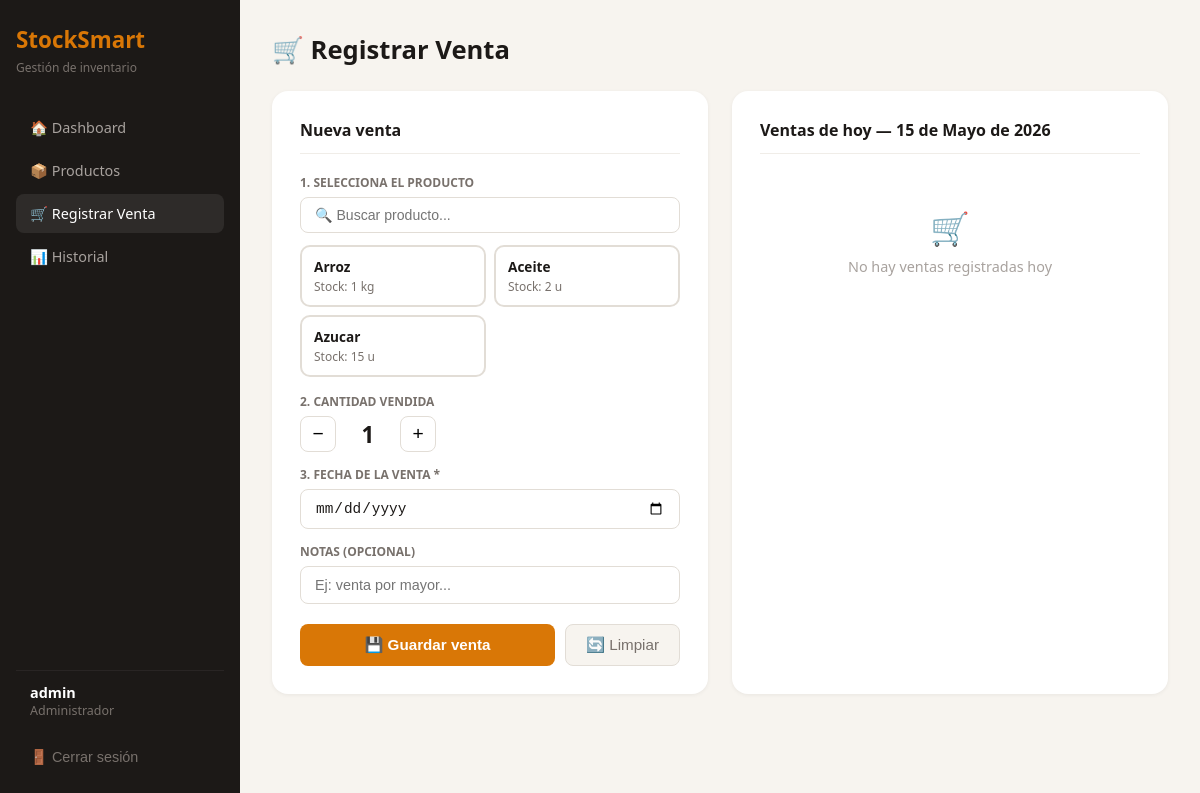
Page /ventas/ (signed in) on the committed database.
### inventario/models.py (models this page shows, shortened)
class Product(models.Model):
    CATEGORIAS = [
        ('granos', 'Granos y cereales'),
        ('aceites', 'Aceites'),
        ('aseo', 'Aseo'),
        ('lacteos', 'Lácteos'),
        ('otros', 'Otros'),
    ]
    UNIDADES = [
        ('u', 'Unidades'),
        ('kg', 'Kilogramos'),
        ('l', 'Litros'),
        ('g', 'Gramos'),
    ]
    user          = models.ForeignKey(User, on_delete=models.CASCADE)
    name          = models.CharField(max_length=200)
    category      = models.CharField(max_length=50, choices=CATEGORIAS)
    unit          = models.CharField(max_length=10, choices=UNIDADES)
    current_stock = models.IntegerField(default=0)
    safety_stock  = models.IntegerField(default=0)
    lead_time_days= models.IntegerField(default=1)
    notes         = models.TextField(blank=True)
    is_active     = models.BooleanField(default=True)
    created_at    = models.DateTimeField(auto_now_add=True)

### inventario/views.py (the view, shortened to what this page needs)
# urls.py: path('ventas/', views.ventas, name='ventas'),
@login_required
def ventas(request):
    products = Product.objects.filter(user=request.user, is_active=True)
    today = timezone.now().date()
    ventas_hoy = Sale.objects.filter(
        product__user=request.user,
        sale_date=today
    ).order_by('-created_at')
    return render(request, 'inventario/ventas.html', {
        'products': products,
        'ventas_hoy': ventas_hoy,
        'today': today,
    })

### inventario/templates/inventario/ventas.html (shortened to what this page needs)
<!DOCTYPE html>
<html lang="es">
<head>
</head>
<body>
<div class="sidebar">
    <div class="logo">StockSmart</div>
    <div class="logo-sub">Gestión de inventario</div>
    <a class="nav-item" href="/">🏠 Dashboard</a>
    <a class="nav-item" href="/productos/">📦 Productos</a>
    <a class="nav-item active" href="/ventas/">🛒 Registrar Venta</a>
    <a class="nav-item" href="/historial/">📊 Historial</a>
    <div class="sidebar-bottom">
        <div class="user-info">
            <div class="user-name">{{ request.user.username }}</div>
            <div class="user-role">Administrador</div>
        </div>
        <form method="post" action="/logout/" class="logout">
            <button type="submit">🚪 Cerrar sesión</button>
        </form>
    </div>
</div>
<div class="main">
    <div class="page-title">🛒 Registrar Venta</div>
    <div class="grid">
        <div class="card">
            <div class="card-title">Nueva venta</div>
            <form method="post" action="/ventas/">
                <label class="form-label">1. Selecciona el producto</label>
                <input type="text" class="search-box" placeholder="🔍 Buscar producto..." oninput="filterChips(this.value)">
                <div class="product-grid" id="product-grid">
                    {% for product in products %}
                    <div class="product-chip" onclick="selectProduct({{ product.pk }}, '{{ product.name }}', this)">
                        <div class="chip-name">{{ product.name }}</div>
                        <div class="chip-stock">Stock: {{ product.current_stock }} {{ product.unit }}</div>
                    </div>
                    {% endfor %}
                </div>
                <label class="form-label">2. Cantidad vendida</label>
                <div class="qty-control">
                    <button type="button" class="qty-btn" onclick="changeQty(-1)">−</button>
                    <div class="qty-display" id="qty-display">1</div>
                    <button type="button" class="qty-btn" onclick="changeQty(1)">+</button>
                </div>
                <label class="form-label">3. Fecha de la venta *</label>
                <input type="date" name="sale_date" class="form-input" value="{{ today }}" required>
                <label class="form-label">Notas (opcional)</label>
                <input type="text" name="notes" class="form-input" placeholder="Ej: venta por mayor...">
                <div class="btn-row">
                    <button type="submit" class="btn-primary">💾 Guardar venta</button>
                    <button type="button" class="btn-secondary" onclick="resetForm()">🔄 Limpiar</button>
                </div>
            </form>
        </div>
        <div class="card">
            <div class="card-title">Ventas de hoy — {{ today }}</div>
            {% if ventas_hoy %}
            <table>
                <thead>
                    <tr>
                        <th>Hora</th>
                        <th>Producto</th>
                        <th>Cantidad</th>
                        <th></th>
                    </tr>
                </thead>
                <tbody>
                    {% for venta in ventas_hoy %}
                    <tr>
                        <td style="color:#78716C;">{{ venta.created_at|time:"H:i" }}</td>
                        <td><strong>{{ venta.product.name }}</strong></td>
                        <td>{{ venta.quantity_sold }} {{ venta.product.unit }}</td>
                        <td>
                            <form method="post" action="/ventas/{{ venta.pk }}/eliminar/" style="display:inline;">
                                {% csrf_token %}
                                <button type="submit" class="btn-del" onclick="return confirm('¿Eliminar esta venta?')">🗑</button>
                            </form>
                        </td>
                    </tr>
                    {% endfor %}
                </tbody>
            </table>
            {% else %}
            <div class="empty-ventas">
                <p style="font-size:2rem; margin-bottom:8px;">🛒</p>
                <p>No hay ventas registradas hoy</p>
            </div>
            {% endif %}
        </div>
    </div>
</div>
</body>
</html>

### inventario/templates/inventario/ventas.html (style rules this page uses)
* { margin: 0; padding: 0; box-sizing: border-box; }
body { font-family: 'Segoe UI', sans-serif; background: #F7F4EF; }
.sidebar { position: fixed; left: 0; top: 0; bottom: 0; width: 240px; background: #1C1917; padding: 24px 16px; display: flex; flex-direction: column; }
.logo { font-size: 1.4rem; font-weight: 800; color: #D97706; margin-bottom: 4px; }
.logo-sub { font-size: 0.75rem; color: #78716C; margin-bottom: 32px; }
.nav-item { display: flex; align-items: center; gap: 10px; padding: 10px 14px; border-radius: 8px; color: #A8A29E; font-size: 0.9rem; margin-bottom: 4px; text-decoration: none; }
.nav-item.active, .nav-item:hover { background: rgba(255,255,255,0.08); color: white; }
.sidebar-bottom { margin-top: auto; }
.user-info { padding: 12px 14px; border-top: 1px solid #292524; margin-bottom: 8px; }
.user-name { color: white; font-weight: 600; font-size: 0.9rem; }
.user-role { color: #78716C; font-size: 0.78rem; }
form.logout button { background: none; border: none; color: #78716C; font-size: 0.9rem; cursor: pointer; padding: 10px 14px; width: 100%; text-align: left; border-radius: 8px; }
.main { margin-left: 240px; padding: 32px; }
.page-title { font-size: 1.6rem; font-weight: 700; color: #1C1917; margin-bottom: 24px; }
.grid { display: grid; grid-template-columns: 1fr 1fr; gap: 24px; }
.card { background: white; border-radius: 16px; padding: 28px; box-shadow: 0 1px 4px rgba(0,0,0,0.06); }
.card-title { font-size: 1rem; font-weight: 700; color: #1C1917; margin-bottom: 20px; padding-bottom: 12px; border-bottom: 1px solid #F0EDE8; }
.search-box { width: 100%; padding: 9px 14px; border: 1px solid #E2DDD6; border-radius: 8px; font-size: 0.88rem; margin-bottom: 12px; outline: none; }
.product-grid { display: grid; grid-template-columns: 1fr 1fr; gap: 8px; max-height: 240px; overflow-y: auto; margin-bottom: 16px; }
.product-chip { padding: 10px 12px; border: 2px solid #E2DDD6; border-radius: 10px; cursor: pointer; transition: all 0.15s; }
.chip-name { font-size: 0.85rem; font-weight: 600; color: #1C1917; }
.chip-stock { font-size: 0.75rem; color: #78716C; margin-top: 2px; }
.form-label { display: block; font-size: 0.75rem; font-weight: 600; color: #78716C; text-transform: uppercase; margin-bottom: 6px; margin-top: 14px; }
.form-input { width: 100%; padding: 10px 14px; border: 1px solid #E2DDD6; border-radius: 8px; font-size: 0.9rem; color: #1C1917; outline: none; }
.qty-control { display: flex; align-items: center; gap: 12px; }
.qty-btn { width: 36px; height: 36px; border: 1px solid #E2DDD6; border-radius: 8px; background: white; font-size: 1.2rem; cursor: pointer; display: flex; align-items: center; justify-content: center; }
.qty-display { font-size: 1.4rem; font-weight: 700; color: #1C1917; min-width: 40px; text-align: center; }
.btn-row { display: flex; gap: 10px; margin-top: 20px; }
.btn-primary { background: #D97706; color: white; border: none; padding: 11px 24px; border-radius: 8px; font-size: 0.95rem; font-weight: 600; cursor: pointer; flex: 1; }
.btn-secondary { background: #F7F4EF; color: #78716C; border: 1px solid #E2DDD6; padding: 11px 20px; border-radius: 8px; font-size: 0.95rem; cursor: pointer; }
.empty-ventas { text-align: center; padding: 32px; color: #A8A29E; font-size: 0.9rem; }

### rows in the picture
Product: name "Arroz", current_stock "1", unit "kg"
Product: name "Aceite", current_stock "2", unit "u"
Product: name "Azucar", current_stock "15", unit "u"

### other values in the picture
{{ request.user.username }} "admin"
